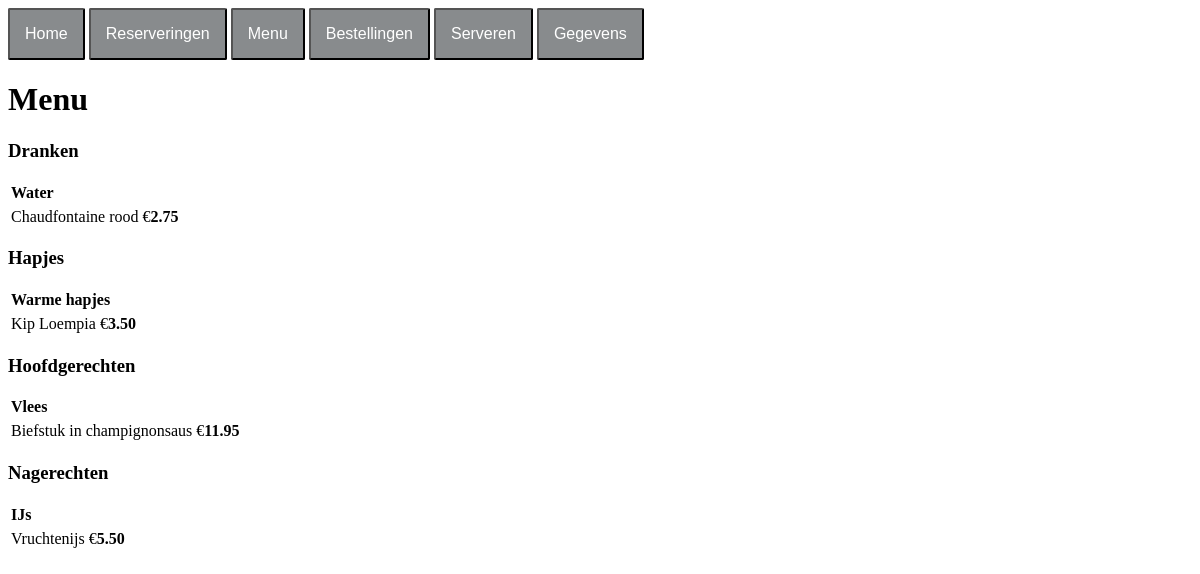
The page /menukaart.php on the database its author committed.
### tables this page shows
CREATE TABLE gerechtcategorieen (
	ID INT(11) NOT NULL AUTO_INCREMENT UNIQUE,
	Code VARCHAR(3) UNIQUE,
	Naam VARCHAR(20),
	PRIMARY KEY (ID)
);

CREATE TABLE gerechtsoorten (
	ID INT(11) NOT NULL AUTO_INCREMENT UNIQUE,
	Code VARCHAR(3) UNIQUE,
	Naam VARCHAR(20),
	Gerechtcategorie_ID INT(11) NOT NULL,
	PRIMARY KEY (ID),
	FOREIGN KEY (Gerechtcategorie_ID) REFERENCES gerechtcategorieen(ID)
);

CREATE TABLE menuitems (
	ID INT(11) NOT NULL AUTO_INCREMENT UNIQUE,
	Code VARCHAR(4) UNIQUE,
	Naam VARCHAR(30),
	Gerechtsoort_ID INT(11) NOT NULL,
	Prijs DECIMAL(5,2) NOT NULL,
	FOREIGN KEY (Gerechtsoort_ID) REFERENCES gerechtsoorten(ID)
);

### database.php (called while the page is built, shortened)
<?php
class database{
    private $db;
    function __construct(){
        $this->db_server = 'localhost';
        $this->db_username = 'root';
        $this->db_password = '';
        $this->db_name = 'excellenttaste';
        $dsn = "mysql:host=$this->db_server;dbname=$this->db_name;charset=utf8mb4";
        $options = [
            PDO::ATTR_ERRMODE            => PDO::ERRMODE_EXCEPTION,
            PDO::ATTR_DEFAULT_FETCH_MODE => PDO::FETCH_ASSOC,
            PDO::ATTR_EMULATE_PREPARES   => false,
        ];
        try {
             $this->db = new PDO($dsn, $this->db_username, $this->db_password, $options);
        } catch (\PDOException $e) {
             throw new \PDOException($e->getMessage(), (int)$e->getCode());
        }
    }
	public function select($statement, $named_placeholder){
        $statement = $this->db->prepare($statement);
        $statement->execute($named_placeholder);
        $result = $statement->fetchAll(PDO::FETCH_ASSOC);
        return $result;
    }
}
?>

### menukaart.php (the view, shortened to what this page needs)
<?php
    include 'database.php';
    $db = new database();
    $categorieen = $db->select("SELECT * FROM gerechtcategorieen",[]);
    $row_data = array_values($categorieen);
?>
<!DOCTYPE html>
<head>
	<link rel="stylesheet" type="text/css" href="style.css">
</head>
<body>
	<?php include 'navigatie.php' ?>
	<h1>Menu</h1>
	<?php foreach ($row_data AS $data) { ?>
		<?php
		$categorie_id = $data['ID'];
		$soorten = $db->select("SELECT * FROM gerechtsoorten WHERE Gerechtcategorie_ID = :categorie_id",[':categorie_id' => $categorie_id]);
		$row_data_soorten = array_values($soorten);
		?>
		<h3><?php echo $data["Naam"]?></h3>
		<table style="text-align: left;">
			<tr>
				<?php foreach($row_data_soorten AS $data_soorten) {?>
					<?php
					$soorten_id = $data_soorten['ID'];
					$menuitems = $db->select("SELECT * FROM menuitems WHERE Gerechtsoort_ID = :soorten_id",[':soorten_id' => $soorten_id]);
					$row_data_menuitems = array_values($menuitems);
					?>
					<th><?php echo $data_soorten["Naam"] ?></th>
					<tr>
						<?php foreach($row_data_menuitems AS $data_menuitems) {?>
							<tr><td><?php echo $data_menuitems["Naam"]." €<strong>".$data_menuitems['Prijs']."</strong>"?></td>
						<?php } ?>
					</tr>
				<?php } ?>
			</tr>
		</table>
	<?php } ?>
</body>
</html>

### navigatie.php (shortened to what this page needs)
<div class="dropdown">
    <a href="index.php"><button class="dropbtn">Home</button></a>
</div>
<div class="dropdown">
    <a href="reserveringen.php"><button class="dropbtn">Reserveringen</button></a>
</div>
<div class="dropdown">
    <button class="dropbtn">Menu</button>
</div>
<div class="dropdown">
    <button class="dropbtn">Bestellingen</button>
</div>
<div class="dropdown">
    <button class="dropbtn">Serveren</button>
</div>
<div class="dropdown">
    <button class="dropbtn">Gegevens</button>
</div>

### style.css (style rules this page uses)
.dropbtn { background-color: #888B8D; color: white; padding: 15px; font-size: 16px; border-radius: 2px; }
.dropdown { position: relative; display: inline-block; }

### rows shown on the page
gerechtcategorieen: Naam "Dranken"
gerechtsoorten: Naam "Water"
menuitems: Naam "Chaudfontaine rood", Prijs "2.75"
gerechtcategorieen: Naam "Hapjes"
gerechtsoorten: Naam "Warme hapjes"
menuitems: Naam "Kip Loempia", Prijs "3.50"
gerechtcategorieen: Naam "Hoofdgerechten"
gerechtsoorten: Naam "Vlees"
menuitems: Naam "Biefstuk in champignonsaus", Prijs "11.95"
gerechtcategorieen: Naam "Nagerechten"
gerechtsoorten: Naam "IJs"
menuitems: Naam "Vruchtenijs", Prijs "5.50"
